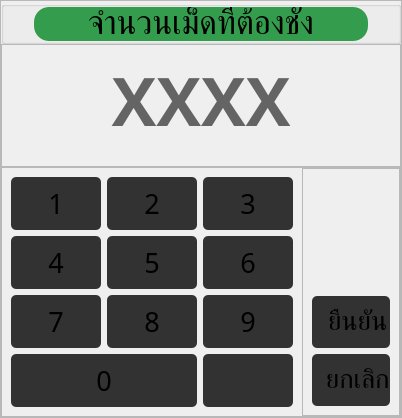
         <widget class="QWidget" name="numberTablets_page">
          <layout class="QVBoxLayout" name="verticalLayout_34">
           <property name="spacing">
            <number>0</number>
           </property>
           <property name="leftMargin">
            <number>0</number>
           </property>
           <property name="topMargin">
            <number>0</number>
           </property>
           <property name="rightMargin">
            <number>0</number>
           </property>
           <property name="bottomMargin">
            <number>0</number>
           </property>
           <item>
            <widget class="QWidget" name="widget_2" native="true">
             <layout class="QVBoxLayout" name="verticalLayout_35">
              <property name="leftMargin">
               <number>0</number>
              </property>
              <property name="topMargin">
               <number>0</number>
              </property>
              <property name="rightMargin">
               <number>0</number>
              </property>
              <property name="bottomMargin">
               <number>0</number>
              </property>
              <item>
               <widget class="QFrame" name="frame_4">
                <property name="minimumSize">
                 <size>
                  <width>0</width>
                  <height>300</height>
                 </size>
                </property>
                <property name="frameShape">
                 <enum>QFrame::StyledPanel</enum>
                </property>
                <property name="frameShadow">
                 <enum>QFrame::Raised</enum>
                </property>
                <layout class="QVBoxLayout" name="verticalLayout_3">
                 <property name="spacing">
                  <number>0</number>
                 </property>
                 <property name="leftMargin">
                  <number>0</number>
                 </property>
                 <property name="topMargin">
                  <number>0</number>
                 </property>
                 <property name="rightMargin">
                  <number>0</number>
                 </property>
                 <property name="bottomMargin">
                  <number>0</number>
                 </property>
                 <item>
                  <widget class="QGroupBox" name="numberTablets_title_groupBox_2">
                   <property name="maximumSize">
                    <size>
                     <width>16777215</width>
                     <height>80</height>
                    </size>
                   </property>
                   <layout class="QHBoxLayout" name="horizontalLayout_60">
                    <property name="leftMargin">
                     <number>30</number>
                    </property>
                    <property name="topMargin">
                     <number>0</number>
                    </property>
                    <property name="rightMargin">
                     <number>30</number>
                    </property>
                    <property name="bottomMargin">
                     <number>0</number>
                    </property>
                    <item>
                     <widget class="QLabel" name="numberTablets_input_title">
                      <property name="maximumSize">
                       <size>
                        <width>16777215</width>
                        <height>50</height>
                       </size>
                      </property>
                      <property name="font">
                       <font>
                        <family>Kanit</family>
                        <pointsize>25</pointsize>
                       </font>
                      </property>
                      <property name="styleSheet">
                       <string notr="true">background-color: rgb(52, 157, 77);
border-radius: 15px;</string>
                      </property>
                      <property name="text">
                       <string>จำนวนเม็ดที่ต้องชั่ง</string>
                      </property>
                      <property name="alignment">
                       <set>Qt::AlignCenter</set>
                      </property>
                     </widget>
                    </item>
                   </layout>
                  </widget>
                 </item>
                 <item>
                  <widget class="QFrame" name="frame_9">
                   <property name="frameShape">
                    <enum>QFrame::StyledPanel</enum>
                   </property>
                   <property name="frameShadow">
                    <enum>QFrame::Raised</enum>
                   </property>
                   <layout class="QVBoxLayout" name="verticalLayout_38">
                    <property name="spacing">
                     <number>0</number>
                    </property>
                    <property name="bottomMargin">
                     <number>20</number>
                    </property>
                    <item>
                     <widget class="QLabel" name="numberTablets_val_input">
                      <property name="font">
                       <font>
                        <family>Kanit</family>
                        <pointsize>50</pointsize>
                        <bold>true</bold>
                       </font>
                      </property>
                      <property name="styleSheet">
                       <string notr="true">color: rgb(100, 100, 100);
border: none;</string>
                      </property>
                      <property name="text">
                       <string>XXXX</string>
                      </property>
                      <property name="alignment">
                       <set>Qt::AlignCenter</set>
                      </property>
                     </widget>
                    </item>
                   </layout>
                  </widget>
                 </item>
                 <item>
                  <widget class="QFrame" name="frame_5">
                   <property name="minimumSize">
                    <size>
                     <width>0</width>
                     <height>250</height>
                    </size>
                   </property>
                   <property name="maximumSize">
                    <size>
                     <width>16777215</width>
                     <height>250</height>
                    </size>
                   </property>
                   <property name="styleSheet">
                    <string notr="true"/>
                   </property>
                   <property name="frameShape">
                    <enum>QFrame::StyledPanel</enum>
                   </property>
                   <property name="frameShadow">
                    <enum>QFrame::Raised</enum>
                   </property>
                   <layout class="QHBoxLayout" name="horizontalLayout_63">
                    <property name="spacing">
                     <number>0</number>
                    </property>
                    <property name="leftMargin">
                     <number>0</number>
                    </property>
                    <property name="topMargin">
                     <number>0</number>
                    </property>
                    <property name="rightMargin">
                     <number>0</number>
                    </property>
                    <property name="bottomMargin">
                     <number>0</number>
                    </property>
                    <item>
                     <widget class="QFrame" name="frame_6">
                      <property name="palette">
                       <palette>
                        <active>
                         <colorrole role="WindowText">
                          <brush brushstyle="SolidPattern">
                           <color alpha="255">
                            <red>255</red>
                            <green>255</green>
                            <blue>255</blue>
                           </color>
                          </brush>
                         </colorrole>
                         <colorrole role="Button">
                          <brush brushstyle="SolidPattern">
                           <color alpha="255">
                            <red>255</red>
                            <green>255</green>
                            <blue>255</blue>
                           </color>
                          </brush>
                         </colorrole>
                         <colorrole role="Text">
                          <brush brushstyle="SolidPattern">
                           <color alpha="255">
                            <red>255</red>
                            <green>255</green>
                            <blue>255</blue>
                           </color>
                          </brush>
                         </colorrole>
                         <colorrole role="ButtonText">
                          <brush brushstyle="SolidPattern">
                           <color alpha="255">
                            <red>255</red>
                            <green>255</green>
                            <blue>255</blue>
                           </color>
                          </brush>
                         </colorrole>
                         <colorrole role="Base">
                          <brush brushstyle="SolidPattern">
                           <color alpha="255">
                            <red>255</red>
                            <green>255</green>
                            <blue>255</blue>
                           </color>
                          </brush>
                         </colorrole>
                         <colorrole role="Window">
                          <brush brushstyle="SolidPattern">
                           <color alpha="255">
                            <red>255</red>
                            <green>255</green>
                            <blue>255</blue>
                           </color>
                          </brush>
                         </colorrole>
                         <colorrole role="PlaceholderText">
                          <brush brushstyle="SolidPattern">
                           <color alpha="128">
                            <red>255</red>
                            <green>255</green>
                            <blue>255</blue>
                           </color>
                          </brush>
                         </colorrole>
                        </active>
                        <inactive>
                         <colorrole role="WindowText">
                          <brush brushstyle="SolidPattern">
                           <color alpha="255">
                            <red>255</red>
                            <green>255</green>
                            <blue>255</blue>
                           </color>
                          </brush>
                         </colorrole>
                         <colorrole role="Button">
                          <brush brushstyle="SolidPattern">
                           <color alpha="255">
                            <red>255</red>
                            <green>255</green>
                            <blue>255</blue>
                           </color>
                          </brush>
                         </colorrole>
                         <colorrole role="Text">
                          <brush brushstyle="SolidPattern">
                           <color alpha="255">
                            <red>255</red>
                            <green>255</green>
                            <blue>255</blue>
                           </color>
                          </brush>
                         </colorrole>
                         <colorrole role="ButtonText">
                          <brush brushstyle="SolidPattern">
                           <color alpha="255">
                            <red>255</red>
                            <green>255</green>
                            <blue>255</blue>
                           </color>
                          </brush>
                         </colorrole>
                         <colorrole role="Base">
                          <brush brushstyle="SolidPattern">
                           <color alpha="255">
                            <red>255</red>
                            <green>255</green>
                            <blue>255</blue>
                           </color>
                          </brush>
                         </colorrole>
                         <colorrole role="Window">
                          <brush brushstyle="SolidPattern">
                           <color alpha="255">
                            <red>255</red>
                            <green>255</green>
                            <blue>255</blue>
                           </color>
                          </brush>
                         </colorrole>
                         <colorrole role="PlaceholderText">
                          <brush brushstyle="SolidPattern">
                           <color alpha="128">
                            <red>255</red>
                            <green>255</green>
                            <blue>255</blue>
                           </color>
                          </brush>
                         </colorrole>
                        </inactive>
                        <disabled>
                         <colorrole role="WindowText">
                          <brush brushstyle="SolidPattern">
                           <color alpha="255">
                            <red>255</red>
                            <green>255</green>
                            <blue>255</blue>
                           </color>
                          </brush>
                         </colorrole>
                         <colorrole role="Button">
                          <brush brushstyle="SolidPattern">
                           <color alpha="255">
                            <red>255</red>
                            <green>255</green>
                            <blue>255</blue>
                           </color>
                          </brush>
                         </colorrole>
                         <colorrole role="Text">
                          <brush brushstyle="SolidPattern">
                           <color alpha="255">
                            <red>255</red>
                            <green>255</green>
                            <blue>255</blue>
                           </color>
                          </brush>
                         </colorrole>
                         <colorrole role="ButtonText">
                          <brush brushstyle="SolidPattern">
                           <color alpha="255">
                            <red>255</red>
                            <green>255</green>
                            <blue>255</blue>
                           </color>
                          </brush>
                         </colorrole>
                         <colorrole role="Base">
                          <brush brushstyle="SolidPattern">
                           <color alpha="255">
                            <red>255</red>
                            <green>255</green>
                            <blue>255</blue>
                           </color>
                          </brush>
                         </colorrole>
                         <colorrole role="Window">
                          <brush brushstyle="SolidPattern">
                           <color alpha="255">
                            <red>255</red>
                            <green>255</green>
                            <blue>255</blue>
                           </color>
                          </brush>
                         </colorrole>
                         <colorrole role="PlaceholderText">
                          <brush brushstyle="SolidPattern">
                           <color alpha="128">
                            <red>255</red>
                            <green>255</green>
                            <blue>255</blue>
                           </color>
                          </brush>
                         </colorrole>
                        </disabled>
                       </palette>
                      </property>
                      <property name="styleSheet">
                       <string notr="true">QPushButton {
	width: 90px;
	height: 70px;
	background-color: rgb(50, 50, 50);
	border-radius: 5px;
}

QPushButton:pressed {
    font-size: 40px;
	background-color: rgb(100, 100, 100);
}</string>
                      </property>
                      <property name="frameShadow">
                       <enum>QFrame::Plain</enum>
                      </property>
                      <property name="lineWidth">
                       <number>3</number>
                      </property>
                      <layout class="QGridLayout" name="gridLayout_2">
                       <item row="0" column="0">
                        <widget class="QPushButton" name="key_1">
                         <property name="font">
                          <font>
                           <family>Kanit</family>
                           <pointsize>20</pointsize>
                           <fontweight>Medium</fontweight>
                          </font>
                         </property>
                         <property name="text">
                          <string>1</string>
                         </property>
                        </widget>
                       </item>
                       <item row="0" column="1">
                        <widget class="QPushButton" name="key_2">
                         <property name="font">
                          <font>
                           <family>Kanit</family>
                           <pointsize>20</pointsize>
                           <fontweight>Medium</fontweight>
                          </font>
                         </property>
                         <property name="text">
                          <string>2</string>
                         </property>
                        </widget>
                       </item>
                       <item row="0" column="2">
                        <widget class="QPushButton" name="key_3">
                         <property name="font">
                          <font>
                           <family>Kanit</family>
                           <pointsize>20</pointsize>
                           <fontweight>Medium</fontweight>
                          </font>
                         </property>
                         <property name="text">
                          <string>3</string>
                         </property>
                        </widget>
                       </item>
                       <item row="1" column="0">
                        <widget class="QPushButton" name="key_4">
                         <property name="font">
                          <font>
                           <family>Kanit</family>
                           <pointsize>20</pointsize>
                           <fontweight>Medium</fontweight>
                          </font>
                         </property>
                         <property name="text">
                          <string>4</string>
                         </property>
                        </widget>
                       </item>
                       <item row="1" column="1">
                        <widget class="QPushButton" name="key_5">
                         <property name="font">
                          <font>
                           <family>Kanit</family>
                           <pointsize>20</pointsize>
                           <fontweight>Medium</fontweight>
                          </font>
                         </property>
                         <property name="text">
                          <string>5</string>
                         </property>
                        </widget>
                       </item>
                       <item row="1" column="2">
                        <widget class="QPushButton" name="key_6">
                         <property name="font">
                          <font>
                           <family>Kanit</family>
                           <pointsize>20</pointsize>
                           <fontweight>Medium</fontweight>
                          </font>
                         </property>
                         <property name="text">
                          <string>6</string>
                         </property>
                        </widget>
                       </item>
                       <item row="2" column="0">
                        <widget class="QPushButton" name="key_7">
                         <property name="font">
                          <font>
                           <family>Kanit</family>
                           <pointsize>20</pointsize>
                           <fontweight>Medium</fontweight>
                          </font>
                         </property>
                         <property name="text">
                          <string>7</string>
                         </property>
                        </widget>
                       </item>
                       <item row="2" column="1">
                        <widget class="QPushButton" name="key_8">
                         <property name="font">
                          <font>
                           <family>Kanit</family>
                           <pointsize>20</pointsize>
                           <fontweight>Medium</fontweight>
                          </font>
                         </property>
                         <property name="text">
                          <string>8</string>
                         </property>
                        </widget>
                       </item>
                       <item row="2" column="2">
                        <widget class="QPushButton" name="key_9">
                         <property name="font">
                          <font>
                           <family>Kanit</family>
                           <pointsize>20</pointsize>
                           <fontweight>Medium</fontweight>
                          </font>
                         </property>
                         <property name="text">
                          <string>9</string>
                         </property>
                        </widget>
                       </item>
                       <item row="3" column="2">
                        <widget class="QPushButton" name="key_backspace">
                         <property name="minimumSize">
                          <size>
                           <width>0</width>
                           <height>0</height>
                          </size>
                         </property>
                         <property name="maximumSize">
                          <size>
                           <width>16777215</width>
                           <height>150</height>
                          </size>
                         </property>
                         <property name="font">
                          <font>
                           <pointsize>20</pointsize>
                          </font>
                         </property>
                         <property name="text">
                          <string/>
                         </property>
                         <property name="icon">
                          <iconset resource="resource.qrc">
                           <normaloff>:/assets/keyboard/backspace.png</normaloff>:/assets/keyboard/backspace.png</iconset>
                         </property>
                         <property name="iconSize">
                          <size>
                           <width>30</width>
                           <height>30</height>
                          </size>
                         </property>
                        </widget>
                       </item>
                       <item row="3" column="0" colspan="2">
                        <widget class="QPushButton" name="key_0">
                         <property name="minimumSize">
                          <size>
                           <width>0</width>
                           <height>0</height>
                          </size>
                         </property>
                         <property name="maximumSize">
                          <size>
                           <width>16777215</width>
                           <height>150</height>
                          </size>
                         </property>
                         <property name="font">
                          <font>
                           <family>Kanit</family>
                           <pointsize>20</pointsize>
                           <fontweight>Medium</fontweight>
                          </font>
                         </property>
                         <property name="text">
                          <string>0</string>
                         </property>
                        </widget>
                       </item>
                      </layout>
                     </widget>
                    </item>
                    <item>
                     <widget class="QFrame" name="frame_8">
                      <property name="styleSheet">
                       <string notr="true">QPushButton {
	background-color: rgb(50, 50, 50);
	border-radius: 5px;
}
QPushButton:pressed {
	background-color: rgb(100, 100, 100);
}</string>
                      </property>
                      <property name="frameShape">
                       <enum>QFrame::StyledPanel</enum>
                      </property>
                      <property name="frameShadow">
                       <enum>QFrame::Raised</enum>
                      </property>
                      <layout class="QVBoxLayout" name="verticalLayout_36">
                       <property name="spacing">
                        <number>6</number>
                       </property>
                       <item>
                        <widget class="QLabel" name="numberTablets_img">
                         <property name="text">
                          <string/>
                         </property>
                         <property name="pixmap">
                          <pixmap resource="resource.qrc">:/assets/icon/thickness.png</pixmap>
                         </property>
                         <property name="alignment">
                          <set>Qt::AlignCenter</set>
                         </property>
                        </widget>
                       </item>
                       <item>
                        <widget class="QPushButton" name="key_enter">
                         <property name="minimumSize">
                          <size>
                           <width>0</width>
                           <height>52</height>
                          </size>
                         </property>
                         <property name="font">
                          <font>
                           <family>Kanit</family>
                           <pointsize>20</pointsize>
                           <italic>false</italic>
                           <fontweight>Medium</fontweight>
                          </font>
                         </property>
                         <property name="styleSheet">
                          <string notr="true"/>
                         </property>
                         <property name="text">
                          <string>  ยืนยัน</string>
                         </property>
                         <property name="icon">
                          <iconset resource="resource.qrc">
                           <normaloff>:/assets/keyboard/enter.png</normaloff>:/assets/keyboard/enter.png</iconset>
                         </property>
                         <property name="iconSize">
                          <size>
                           <width>30</width>
                           <height>30</height>
                          </size>
                         </property>
                        </widget>
                       </item>
                       <item>
                        <widget class="QPushButton" name="key_cancel">
                         <property name="minimumSize">
                          <size>
                           <width>0</width>
                           <height>52</height>
                          </size>
                         </property>
                         <property name="font">
                          <font>
                           <family>Kanit</family>
                           <pointsize>20</pointsize>
                           <italic>false</italic>
                           <fontweight>Medium</fontweight>
                          </font>
                         </property>
                         <property name="text">
                          <string>  ยกเลิก</string>
                         </property>
                         <property name="icon">
                          <iconset resource="resource.qrc">
                           <normaloff>:/assets/keyboard/cancel.png</normaloff>:/assets/keyboard/cancel.png</iconset>
                         </property>
                         <property name="iconSize">
                          <size>
                           <width>30</width>
                           <height>30</height>
                          </size>
                         </property>
                        </widget>
                       </item>
                      </layout>
                     </widget>
                    </item>
                   </layout>
                  </widget>
                 </item>
                </layout>
               </widget>
              </item>
             </layout>
            </widget>
           </item>
          </layout>
         </widget>
